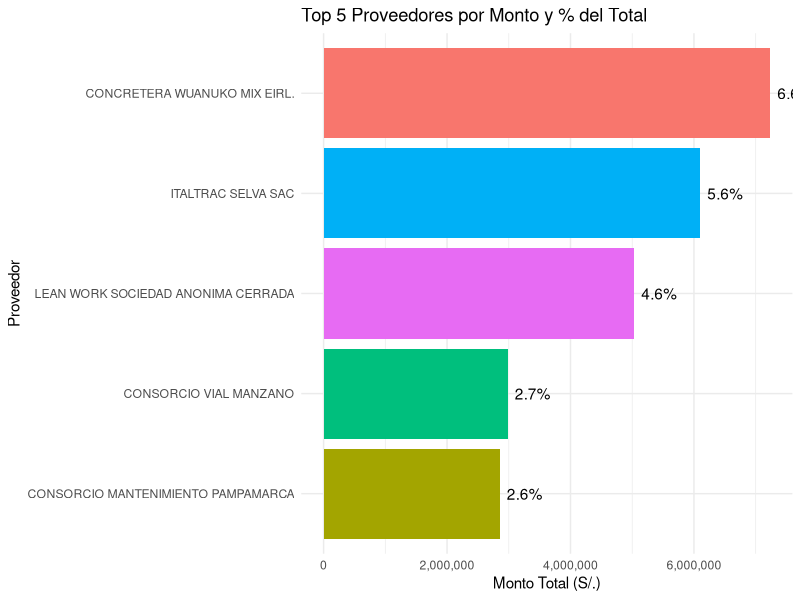
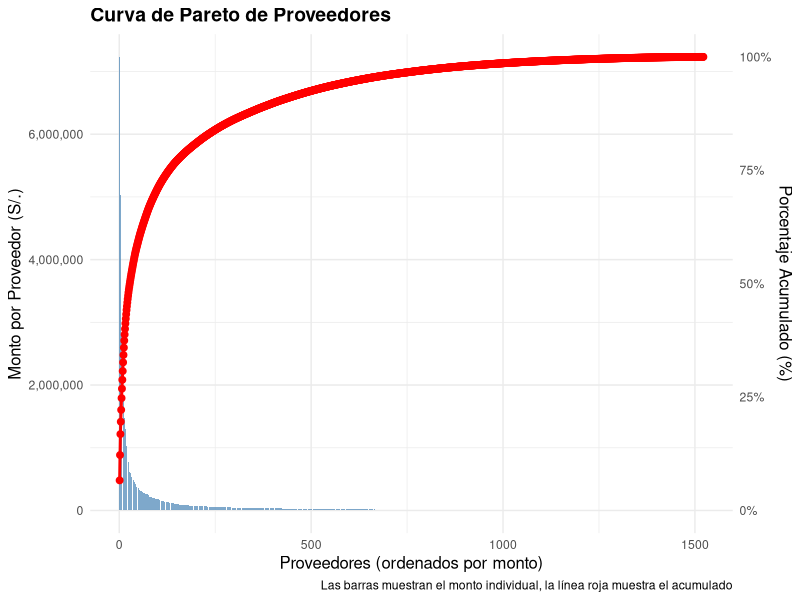
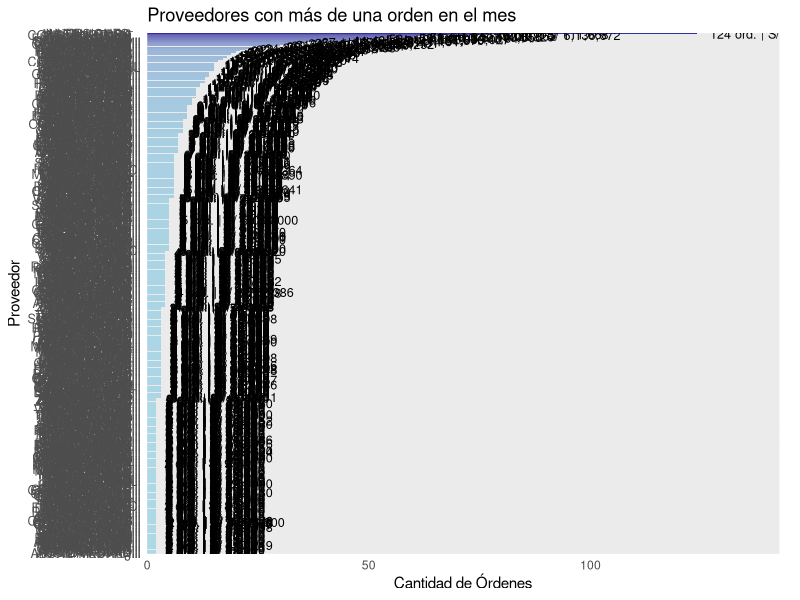
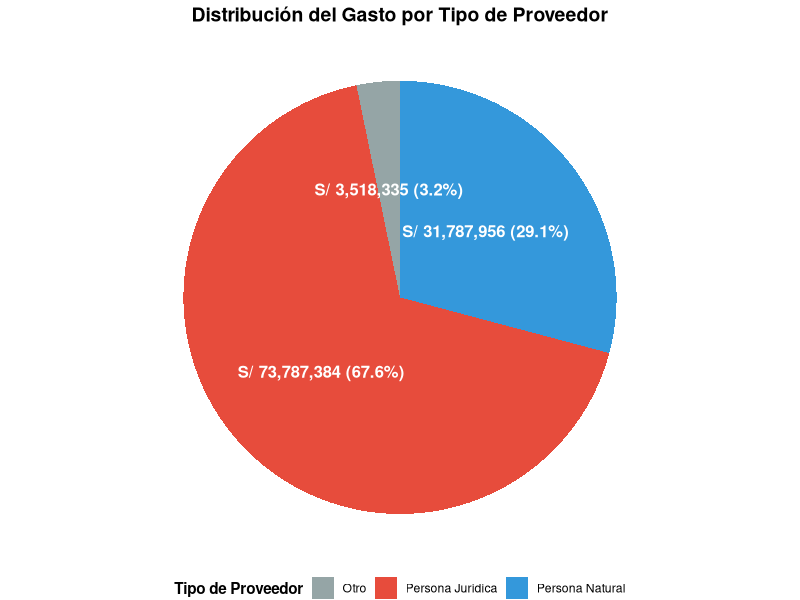
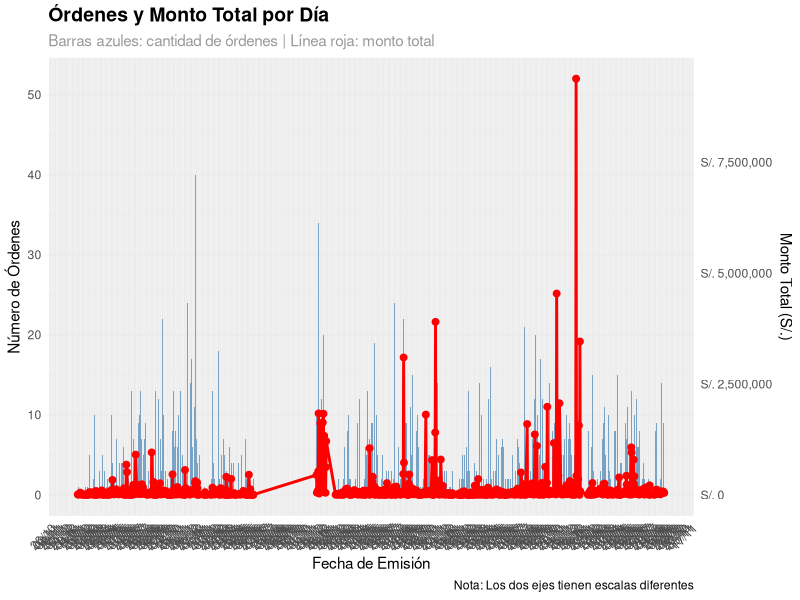
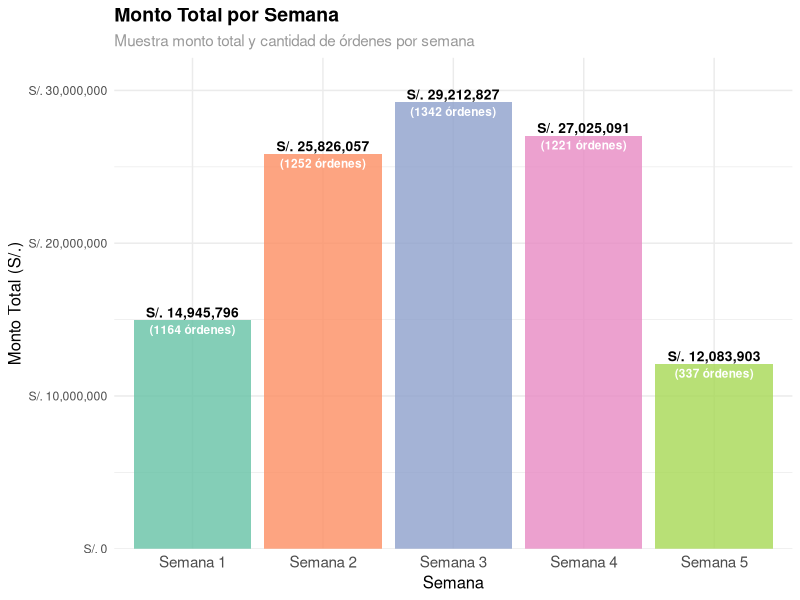
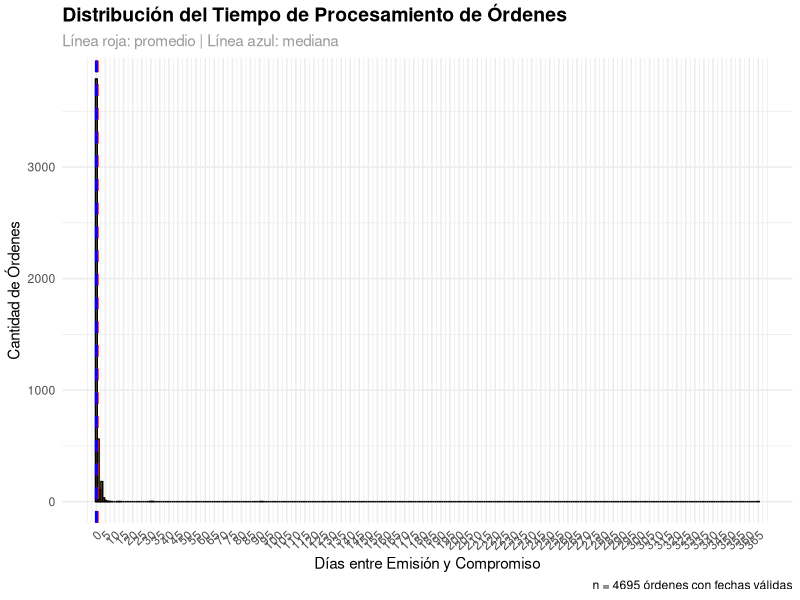
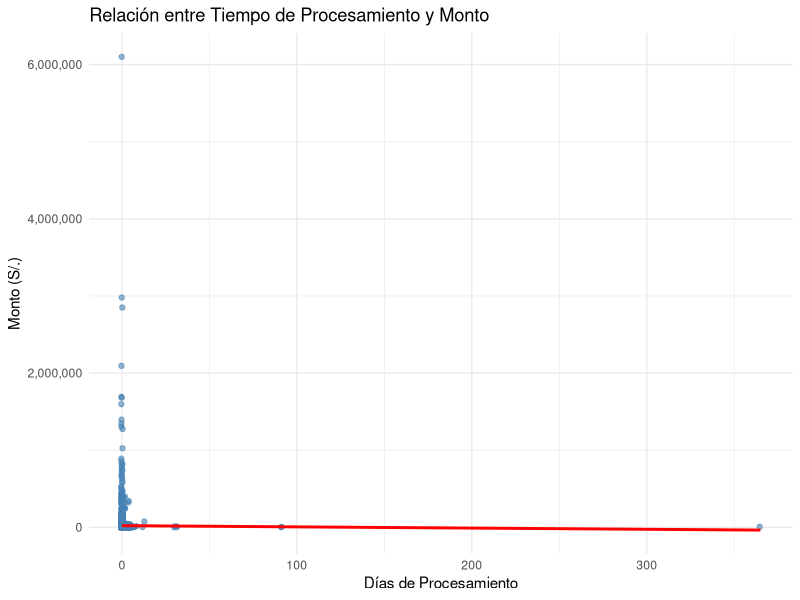

These figures' R source, in order: (Note: this script raises an error after producing the figures.)
## ---- chunk 1
# Cargar librerías necesarias
library(readxl)
library(dplyr)
library(ggplot2)
library(lubridate)
library(stringr)
library(scales)
library(tidyr)
library(forcats)
library(ggrepel)
library(patchwork)


# 1. LIMPIEZA Y PREPARACIÓN DE DATOS


# Cargar los datos
datos <- read_excel("DRTC-H.xlsx")


# Corregir nombres de columnas (quitar acentos y caracteres especiales)
names(datos) <- c("N", "Entidad", "Tipo_Orden", "Numero_Orden", "Tipo_Contratacion",
                  "Fecha_Emision", "Fecha_Compromiso", "Monto", "RUC", 
                  "Razon_Social", "Estado", "Estado_Registro", "Observaciones")

# Convertir fechas a formato Date
datos <- datos %>%
  mutate(
    Fecha_Emision = as.Date(Fecha_Emision),
    Fecha_Compromiso = as.Date(Fecha_Compromiso)
  )


# Convertir montos a numérico
datos <- datos %>%
  mutate(
    Monto_limpio = as.numeric(gsub(",", "", gsub("^S/\\. ", "", Monto)))
  )



# Eliminar filas con montos nulos si las hay
datos <- datos %>% filter(!is.na(Monto_limpio))
datos <- datos %>%
  mutate(Nombre_Corto = ifelse(nchar(Razon_Social) > 15, 
                               paste0(substr(Razon_Social, 1, 12), "..."), 
                               Razon_Social))



## ---- chunk 2
total_general <- sum(datos$Monto_limpio)

# Luego calculamos el top 5 y los porcentajes
top5_proveedores <- datos %>%
  group_by(Razon_Social) %>%
  summarise(Monto_Total = sum(Monto_limpio)) %>%
  arrange(desc(Monto_Total)) %>%
  mutate(Porcentaje = Monto_Total / total_general * 100) %>%  
  slice_head(n = 5)

Top5 = ggplot(top5_proveedores, aes(x = reorder(Razon_Social, Monto_Total), y = Monto_Total, fill = Razon_Social)) +
  geom_bar(stat = "identity") +
  coord_flip() +
  geom_text(aes(label = paste0(round(Porcentaje, 1), "%")), hjust = -0.2) +
  labs(title = "Top 5 Proveedores por Monto y % del Total",
       x = "Proveedor", y = "Monto Total (S/.)") +
  scale_y_continuous(labels = comma) +
  theme_minimal() +
  theme(legend.position = "none")

Top5
ggsave("Top5.png", plot = Top5,
width = 8, height = 6, dpi = 300)

## ---- chunk 3
# Preparar datos para curva de Pareto
pareto <- datos %>%
  group_by(Razon_Social) %>%
  summarise(Monto_Total = sum(Monto_limpio)) %>%
  arrange(desc(Monto_Total)) %>%
  mutate(
    Acumulado = cumsum(Monto_Total),
    Porcentaje_Acum = Acumulado / sum(Monto_Total) * 100,
    Proveedor_ID = row_number()
  )

# Gráfico de Pareto corregido
Pareto = ggplot(pareto, aes(x = Proveedor_ID)) +
  geom_bar(aes(y = Monto_Total), stat = "identity", fill = "steelblue", alpha = 0.7) +
  geom_line(aes(y = Acumulado * max(Monto_Total) / max(Acumulado)), 
            color = "red", linewidth = 1) +
  geom_point(aes(y = Acumulado * max(Monto_Total) / max(Acumulado)), 
             color = "red", size = 2) +
  scale_y_continuous(
    name = "Monto por Proveedor (S/.)",
    labels = comma,
    sec.axis = sec_axis(
      ~ . / max(pareto$Monto_Total) * 100, 
      name = "Porcentaje Acumulado (%)",
      labels = function(x) paste0(round(x, 1), "%")
    )
  ) +
  labs(
    title = "Curva de Pareto de Proveedores",
    x = "Proveedores (ordenados por monto)",
    caption = "Las barras muestran el monto individual, la línea roja muestra el acumulado"
  ) +
  theme_minimal() +
  theme(
    plot.title = element_text(size = 14, face = "bold"),
    axis.title = element_text(size = 12)
  )

Pareto
ggsave("Pareto.png", plot = Pareto,
width = 8, height = 6, dpi = 300)

## ---- chunk 4

proveedores <- datos %>%
  group_by(Nombre_Corto) %>%
  summarise(
    Ordenes = n(),
    Monto_Total = sum(Monto_limpio)
  ) %>%
  arrange(desc(Ordenes))

Proveedores = ggplot(proveedores %>% filter(Ordenes > 1), 
       aes(x = reorder(Nombre_Corto, Ordenes), y = Ordenes, fill = Ordenes)) +
  geom_col() +
  geom_text(aes(label = paste0(Ordenes, " ord. | S/ ", comma(round(Monto_Total,0)))),
            hjust = -0.1, size = 3.2) +
  coord_flip() +
  labs(title = "Proveedores con más de una orden en el mes",
       x = "Proveedor", y = "Cantidad de Órdenes") +
  scale_fill_gradient(low = "lightblue", high = "darkblue") +
  scale_y_continuous(expand = expansion(mult = c(0,0.15))) +
  theme_minimal() +
  theme(
    legend.position = "none",
    axis.text.y = element_text(size = 9),
    plot.margin = margin(5.5, 15, 5.5, 5.5, "pt")
  )

Proveedores
ggsave("Proveedores.png", plot = Proveedores,
width = 8, height = 6, dpi = 300)
## ---- chunk 5
# Clasificación por tipo de RUC
datos <- datos %>%
  mutate(Tipo_Proveedor = case_when(
    str_starts(RUC, "10") ~ "Persona Natural",
    str_starts(RUC, "20") ~ "Persona Jurídica",
    TRUE ~ "Otro"
  ))

# Distribución de montos por tipo de proveedor
total_general <- sum(datos$Monto_limpio)

dist_tipo <- datos %>%
  group_by(Tipo_Proveedor) %>%
  summarise(Monto_Total = sum(Monto_limpio)) %>%
  mutate(
    Porcentaje = Monto_Total / total_general * 100,
    Etiqueta = paste0("S/ ", comma(round(Monto_Total,0)), 
                      " (", round(Porcentaje,1), "%)")
  )


# Gráfico circular mejorado con montos y porcentajes
Tipo_Prov = ggplot(dist_tipo, aes(x = "", y = Monto_Total, fill = Tipo_Proveedor)) +
  geom_bar(stat = "identity", width = 1) +
  coord_polar("y") +
  geom_text(aes(label = Etiqueta), 
            position = position_stack(vjust = 0.5),
            color = "white", fontface = "bold", size = 4.2) +
  labs(title = "Distribución del Gasto por Tipo de Proveedor",
       fill = "Tipo de Proveedor") +
  scale_fill_manual(values = c("Persona Natural" = "#3498db", 
                               "Persona Jurídica" = "#e74c3c", 
                               "Otro" = "#95a5a6")) +
  theme_void() +
  theme(
    plot.title = element_text(size = 14, face = "bold", hjust = 0.5),
    legend.position = "bottom",
    legend.title = element_text(face = "bold")
  )

Tipo_Prov
ggsave("Tipo_Prov.png", plot = Tipo_Prov,
width = 8, height = 6, dpi = 300)

## ---- chunk 6
# Órdenes por día (filtrando fechas válidas)
ordenes_por_dia <- datos %>%
  filter(!is.na(Fecha_Emision)) %>%  # Eliminar fechas nulas
  group_by(Fecha_Emision) %>%
  summarise(
    Ordenes = n(),
    Monto_Total = sum(Monto_limpio)
  ) %>%
  arrange(Fecha_Emision)  # Ordenar por fecha

# Calcular factor de escalado dinámico
factor_escala <- max(ordenes_por_dia$Ordenes) / max(ordenes_por_dia$Monto_Total)

# Gráfico combinado: barras para cantidad, línea para monto
Ordenes_dia = ggplot(ordenes_por_dia, aes(x = Fecha_Emision)) +
  geom_col(aes(y = Ordenes), fill = "steelblue", alpha = 0.7) +
  geom_line(aes(y = Monto_Total * factor_escala), color = "red", linewidth = 1) +
  geom_point(aes(y = Monto_Total * factor_escala), color = "red", size = 2) +
  scale_x_date(date_breaks = "1 week", date_labels = "%d/%m") +  # Formato de fechas
  scale_y_continuous(
    name = "Número de Órdenes",
    sec.axis = sec_axis(
      ~ . / factor_escala, 
      name = "Monto Total (S/.)", 
      labels = function(x) paste0("S/. ", comma(x))
    )
  ) +
  labs(
    title = "Órdenes y Monto Total por Día",
    subtitle = "Barras azules: cantidad de órdenes | Línea roja: monto total",
    x = "Fecha de Emisión",
    caption = "Nota: Los dos ejes tienen escalas diferentes"
  ) +
  theme_minimal() +
  theme(
    plot.title = element_text(size = 14, face = "bold"),
    plot.subtitle = element_text(size = 11, color = "gray60"),
    axis.text.x = element_text(angle = 45, hjust = 1),
    legend.position = "none"
  )

Ordenes_dia
ggsave("Ordenes_dia.png", plot = Ordenes_dia,
width = 8, height = 6, dpi = 300)
## ---- chunk 7
# Crear semana del mes (con filtro de fechas válidas)
datos <- datos %>%
  filter(!is.na(Fecha_Emision)) %>%  # Filtrar fechas nulas
  mutate(Semana = paste0("Semana ", ceiling(day(Fecha_Emision) / 7)))

# Resumen por semana
resumen_semana <- datos %>%
  group_by(Semana) %>%
  summarise(
    Ordenes = n(),
    Monto_Total = sum(Monto_limpio)
  ) %>%
  # Ordenar semanas correctamente
  mutate(Semana_num = as.numeric(str_extract(Semana, "\\d+"))) %>%
  arrange(Semana_num) %>%
  select(-Semana_num)

print(resumen_semana)


Total_Semana = ggplot(resumen_semana, aes(x = factor(Semana, levels = paste0("Semana ", 1:5)), 
                           y = Monto_Total, fill = Semana)) +
  geom_col(alpha = 0.8) +
  geom_text(aes(label = paste0("S/. ", comma(Monto_Total))), 
            vjust = -0.3, fontface = "bold", size = 3.5) +
  geom_text(aes(label = paste0("(", Ordenes, " órdenes)")), 
            vjust = 1.5, color = "white", fontface = "bold", size = 3) +
  labs(title = "Monto Total por Semana",
       subtitle = "Muestra monto total y cantidad de órdenes por semana",
       x = "Semana", y = "Monto Total (S/.)") +
  scale_y_continuous(labels = function(x) paste0("S/. ", comma(x)),
                    expand = expansion(mult = c(0, 0.1))) +  # Más espacio arriba para etiquetas
  scale_fill_brewer(type = "qual", palette = "Set2") +  # Colores más atractivos
  theme_minimal() +
  theme(
    legend.position = "none",
    plot.title = element_text(size = 14, face = "bold"),
    plot.subtitle = element_text(size = 11, color = "gray60"),
    axis.text.x = element_text(size = 11),
    axis.title = element_text(size = 12)
  )

Total_Semana
ggsave("Total_Semana.png", plot = Total_Semana,
width = 8, height = 6, dpi = 300)
## ---- chunk 8
# Calcular diferencia en días (con filtros y validaciones)
datos <- datos %>%
  filter(!is.na(Fecha_Emision) & !is.na(Fecha_Compromiso)) %>%  # Filtrar fechas nulas
  mutate(Dias_Procesamiento = as.numeric(difftime(Fecha_Compromiso, Fecha_Emision, units = "days"))) %>%
  # Filtrar valores extremos o negativos (opcional, según tu contexto)
  filter(Dias_Procesamiento >= 0 & Dias_Procesamiento <= 365)  # Máximo 1 año


# Histograma mejorado
Proceso_entre_D_S = ggplot(datos, aes(x = Dias_Procesamiento)) +
  geom_histogram(binwidth = 1, fill = "orange", color = "black", alpha = 0.7) +
  geom_vline(aes(xintercept = mean(Dias_Procesamiento, na.rm = TRUE)), 
             color = "red", linetype = "dashed", linewidth = 1) +
  geom_vline(aes(xintercept = median(Dias_Procesamiento, na.rm = TRUE)), 
             color = "blue", linetype = "dashed", linewidth = 1) +
  labs(
    title = "Distribución del Tiempo de Procesamiento de Órdenes",
    subtitle = "Línea roja: promedio | Línea azul: mediana",
    x = "Días entre Emisión y Compromiso", 
    y = "Cantidad de Órdenes",
    caption = paste0("n = ", nrow(datos), " órdenes con fechas válidas")
  ) +
  scale_x_continuous(breaks = seq(0, max(datos$Dias_Procesamiento, na.rm = TRUE), by = 5)) +
  theme_minimal() +
  theme(
    plot.title = element_text(size = 14, face = "bold"),
    plot.subtitle = element_text(size = 11, color = "gray60"),
    axis.text.x = element_text(angle = 45, hjust = 1)
  )

Proceso_entre_D_S
ggsave("Proceso_entre_D_S.png", plot = Proceso_entre_D_S,
width = 8, height = 6, dpi = 300)
## ---- chunk 9
# Scatterplot monto vs tiempo
Monto_Tiempo = ggplot(datos, aes(x = Dias_Procesamiento, y = Monto_limpio)) +
  geom_jitter(alpha = 0.6, color = "steelblue") +
  geom_smooth(method = "lm", se = FALSE, color = "red") +
  labs(title = "Relación entre Tiempo de Procesamiento y Monto",
       x = "Días de Procesamiento", y = "Monto (S/.)") +
  scale_y_continuous(labels = comma) +
  theme_minimal()

Monto_Tiempo
ggsave("Monto_Tiempo.png", plot = Monto_Tiempo,
width = 8, height = 6, dpi = 300)
## ---- chunk 10
# Primero calcular el total de datos válidos
datos_validos <- datos %>% 
  filter(!is.na(Estado_Registro) & Estado_Registro != "")

total_ordenes <- nrow(datos_validos)

cumplimiento <- datos_validos %>%
  mutate(
    Registro_Oportuno = ifelse(Estado_Registro == "Registrado dentro de plazo", "Sí", "No")
  ) %>%
  group_by(Registro_Oportuno) %>%
  summarise(Cantidad = n()) %>%
  mutate(Porcentaje = Cantidad / total_ordenes * 100)  # Usar total_ordenes, no nrow(datos)


Ordenes_validas = ggplot(cumplimiento, aes(x = "", y = Porcentaje, fill = Registro_Oportuno)) +
  geom_bar(stat = "identity", width = 1) +
  coord_polar("y") +
  geom_text(aes(label = paste0(round(Porcentaje, 1), "%\n(", Cantidad, " órdenes)")),
            position = position_stack(vjust = 0.5),
            color = "white", fontface = "bold", size = 4) +
  labs(
    title = "Cumplimiento de Plazos de Registro de Órdenes",
    subtitle = paste0("Total analizado: ", total_ordenes, " órdenes"),
    fill = "Registro Oportuno"
  ) +
  scale_fill_manual(
    values = c("No" = "#e74c3c", "Sí" = "#27ae60"),  # Rojo para No, Verde para Sí
    labels = c("No" = "Fuera de Plazo", "Sí" = "Dentro de Plazo")
  ) +
  theme_void() +
  theme(
    plot.title = element_text(size = 14, face = "bold", hjust = 0.5),
    plot.subtitle = element_text(size = 11, color = "gray60", hjust = 0.5),
    legend.position = "bottom",
    legend.title = element_text(face = "bold"),
    legend.text = element_text(size = 11)
  )

Ordenes_validas
ggsave("Ordenes_validas.png", plot = Ordenes_validas,
width = 8, height = 6, dpi = 300)

## ---- chunk 11


# Filtrar anuladas
anuladas <- datos %>% filter(Estado == "Anulada")

# Estadísticas básicas
total_ordenes <- nrow(datos)
total_anuladas <- nrow(anuladas)
porcentaje_anuladas <- round((total_anuladas / total_ordenes) * 100, 2)

    # Gráfico 2: Cantidad por tipo (si hay variedad)
    if(nrow(anuladas) > 1) {
      p2 <- ggplot(anuladas, aes(x = reorder(Tipo_Orden, Cantidad), 
                                         y = Cantidad, fill = Tipo_Orden)) +
        geom_col(alpha = 0.8) +
        geom_text(aes(label = Cantidad), hjust = -0.1, fontface = "bold") +
        coord_flip() +
        labs(title = "Cantidad de Órdenes Anuladas por Tipo",
             x = "Tipo de Orden", y = "Cantidad de Órdenes") +
        scale_y_continuous(expand = expansion(mult = c(0, 0.15))) +
        theme_minimal() +
        theme(legend.position = "none",
              plot.title = element_text(face = "bold"))
      
      print(p2)
    } else if(total_anuladas > 0) {
    # Gráfico simple para pocos casos
    Anuladas1= ggplot(anuladas, aes(x = Tipo_Orden, y = Monto_limpio, fill = Tipo_Orden)) +
      geom_col(alpha = 0.8) +
      geom_text(aes(label = paste0("S/. ", comma(Monto_limpio))), 
                vjust = -0.3, fontface = "bold") +
      labs(title = paste0("Órdenes Anuladas (", total_anuladas, " casos)"),
           x = "Tipo de Orden", y = "Monto (S/.)") +
      scale_y_continuous(labels = function(x) paste0("S/. ", comma(x)),
                        expand = expansion(mult = c(0, 0.15))) +
      theme_minimal() +
      theme(legend.position = "none",
            plot.title = element_text(face = "bold"))
      
      ggsave("Anuladas1.png", plot = Anuladas1,
width = 8, height = 6, dpi = 300)
      Anuladas1
  }
  
## ---- chunk 12
# Posible fraccionamiento en personas naturales
fracc_naturales <- datos %>%
  filter(Tipo_Proveedor == "Persona Natural") %>%
  group_by(Razon_Social, RUC) %>%
  summarise(
    Ordenes = n(),
    Monto_Total = sum(Monto_limpio),
    Monto_Max = max(Monto_limpio),
    .groups = "drop"
  ) %>%
  filter(Ordenes > 1 & Monto_Max < 39600) %>% # límite 8 UIT
  arrange(desc(Monto_Total))

print(fracc_naturales)

# Gráfico mejorado: cantidad de órdenes + monto total
if(nrow(fracc_naturales) > 0){
  fracc_naturales = ggplot(fracc_naturales, 
         aes(x = reorder(Razon_Social, Monto_Total), 
             y = Monto_Total, fill = Ordenes)) +
    geom_col() +
    geom_text(aes(label = paste0("S/ ", comma(round(Monto_Total,0)),
                                 " (", Ordenes, " ord.)")),
              hjust = -0.1, size = 3.5) +
    coord_flip() +
    labs(title = "Personas Naturales con Múltiples Órdenes < 8 UIT (Posible Fraccionamiento)",
         x = "Proveedor", y = "Monto Total (S/.)") +
    scale_y_continuous(labels = comma, expand = expansion(mult = c(0,0.15))) +
    theme_minimal() +
    theme(legend.position = "none")
  ggsave("fracc_naturales.png", plot = fracc_naturales,
width = 8, height = 6, dpi = 300)
  fracc_naturales
}



## ---- chunk 13
# ANÁLISIS FORENSE DE PROVEEDORES
# --------------------------------
# Después de crear 'top5_proveedores' y 'pareto', agregue esto:

# A) Cruzar con RUC y Dirección de Caminos
proveedores_analisis <- datos %>%
  group_by(Razon_Social, RUC) %>%
  summarise(
    Ordenes = n(),
    Monto_Total = sum(Monto_limpio),
    .groups = 'drop'
  ) %>%
  arrange(desc(Monto_Total))

# BANDERA ROJA 1: ¿Algún proveedor principal es "HVIAL INGENIERIA TOTAL S.A.C."?
# (La empresa del Director Regional, Imer Haro)
print(proveedores_analisis %>% filter(str_detect(Razon_Social, "INGENIERIA")))

# BANDERA ROJA 2: Proveedores con múltiples órdenes de bajo monto (posible fraccionamiento)
# Esto ya lo tiene, pero hay que enfocarlo en obras.
proveedores_sospechosos <- datos %>%
  filter(Tipo_Contratacion %in% c("Contratación Directa", "Adjudicación Simplificada")) %>%
  group_by(Razon_Social, RUC) %>%
  summarise(
    Ordenes = n(),
    Monto_Total = sum(Monto_limpio),
    Monto_Promedio = mean(Monto_limpio),
    .groups = 'drop'
  ) %>%
  filter(Ordenes > 3 & Monto_Promedio < 8000) %>% # Ajuste umbral según el presupuesto
  arrange(desc(Ordenes))

print(proveedores_sospechosos)
